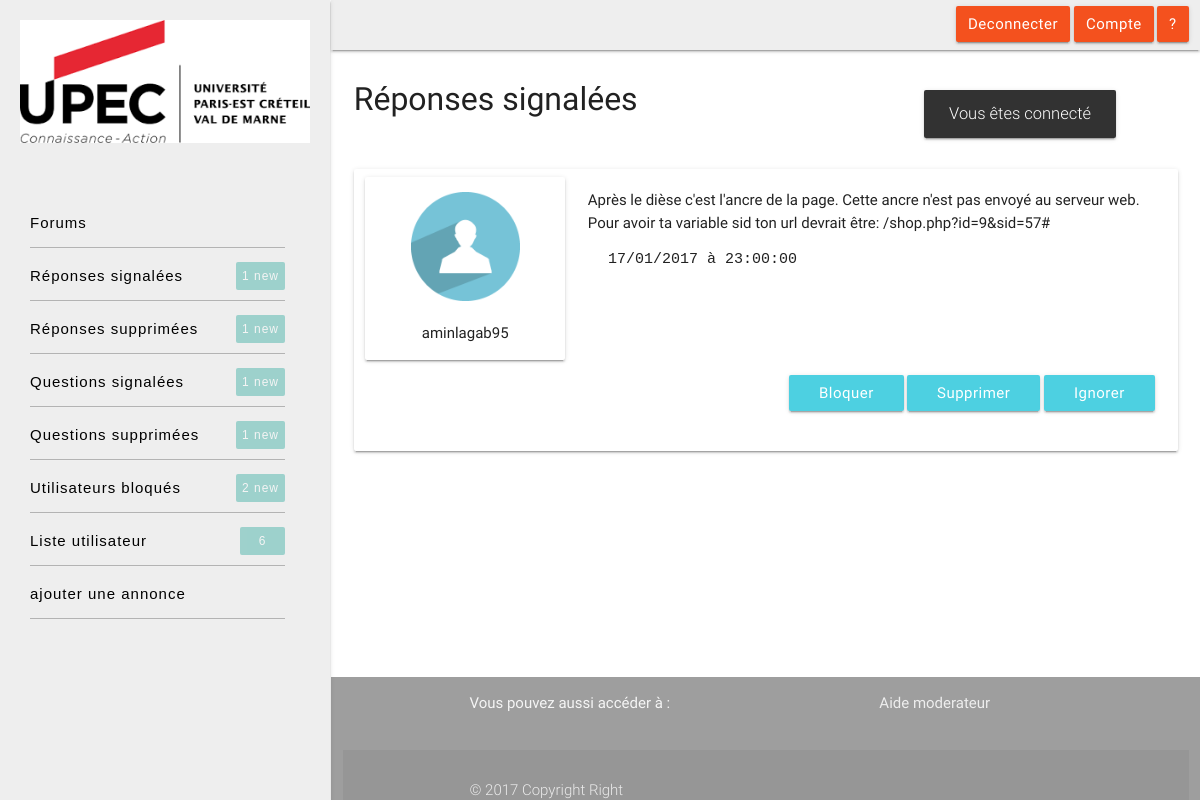
/moderateur/repSignaler.php (signed in), run on the app's committed database.
### tables this page shows
CREATE TABLE `reponse` (
  `id_rep` int(11) NOT NULL,
  `id_question` int(11) NOT NULL,
  `email` varchar(50) NOT NULL,
  `rep` text NOT NULL,
  `supprime` tinyint(1) NOT NULL DEFAULT '0',
  `date_rep` datetime NOT NULL
);

CREATE TABLE `user` (
  `email` varchar(50) NOT NULL,
  `type` char(1) NOT NULL DEFAULT 'u',
  `nom` varchar(50) NOT NULL,
  `prenom` varchar(50) NOT NULL,
  `pseudo` varchar(50) NOT NULL,
  `age` int(11) NOT NULL,
  `mdp` varchar(50) NOT NULL,
  `bloquer` tinyint(1) DEFAULT '0'
);

### moderateur/part_mod/msg_sign.php (the view, shortened to what this page needs)
<?php
        echo'<div class="col s12 row">
            ';
            try{
                $pdo_options[PDO::ATTR_ERRMODE] = PDO::ERRMODE_EXCEPTION;
                $bdd = new PDO('mysql:host=localhost;dbname=id1227213_mydb', 'id1227213_abc', '', $pdo_options);
                $bdd->exec("set names utf8");
                $reponse = $bdd->query('SELECT DISTINCT(i.id_rep), rep, DATE_FORMAT(date_rep, "%d/%m/%Y à %H:%i:%s") AS date, pseudo,bloquer, i.email FROM reponse AS i INNER JOIN signaler_rep AS s ON i.id_rep=s.id_rep INNER JOIN user AS u ON i.email=u.email');
                $i=3;
               while ($donnees_msg_sign = $reponse->fetch()){
                echo'
                    <div class="col s12 card-panel">
                        <div class="col l3 m3 s4 offset-s4 center-align card-panel" id="author">
                            <div class="col s12">
                                <img src="./img/person-icon.png" width="70%" class="responsive-img" alt="" style="margin-top:15px">
                                <p class="center-align">'.$donnees_msg_sign["pseudo"].'</p>
                            </div>
                        </div>
                        <div class="col l9 m9 s12 answer">
                            <div class="col s12 row" style="margin-top:20px;">
                                <span>'.nl2br(htmlspecialchars($donnees_msg_sign["rep"])).'</span>
                                <pre class="col s12 row"> '.$donnees_msg_sign["date"].'</pre>
                            </div>
                        </div>
                        <div class="col s12 row">
                            <div class="right-align row">';
                            $i++;
                            $bloque= $donnees_msg_sign["bloquer"];
                            echo'<a class=" waves-effect waves-orange btn #4dd0e1 cyan lighten-2" href="#modal'.$i.'">';
                            if ($bloque==0){
                                echo 'Bloquer';
                            }else{ echo 'Débloquer'; }
                            echo '</a>
                            <div id="modal'.$i.'" class="modal">
                                <div class="modal-content">
                                    <h4>Voulez vous vraiment bloquer le contacte  ?</h4>
                                </div>
                                <div class="modal-footer">
                                    <a  class=" modal-action modal-close waves-effect waves-green btn-flat #4dd0e1 cyan lighten-2 white-text" href="./part_mod/sql_rep.php?val=';
                                    if ($bloque==0){ echo '1'; }else{ echo '0'; }
                                    echo '&ps='.$donnees_msg_sign["email"].'&dest=0">valider</a>
                                    <a href="#!" class="modal-action modal-close waves-effect waves-green btn-flat #4dd0e1 cyan lighten-2 white-text" style="margin-right:6px">annuler</a>
                                </div>
                            </div> ';
                            echo'<a class="waves-effect waves-orange btn #4dd0e1 cyan lighten-2" href="#modale'.$i.'" >supprimer</a>
                                <div id="modale'.$i.'" class="modal">
                                    <div class="modal-content">
                                        <h4>Voulez vous vraiment supprimer le message ?</h4>
                                    </div>
                                    <div class="modal-footer">
                                        <a class=" modal-action modal-close waves-effect waves-green btn-flat #4dd0e1 cyan lighten-2 white-text" href="./part_mod/sql_rep.php?sup=1&id='.$donnees_msg_sign["id_rep"].'"  >valider</a>
                                        <a href="#!" class=" modal-action modal-close waves-effect waves-green btn-flat #4dd0e1 cyan lighten-2 white-text" style="margin-right:6px">annuler</a>
                                    </div>
                                </div>
                                <a  class="waves-effect waves-orange btn #4dd0e1 cyan lighten-2" href="./part_mod/sql_rep.php?id='.$donnees_msg_sign["id_rep"].'">ignorer</a>
                            </div>
                        </div>
                    </div>';
                }
            }
            catch (Exception $e){
                die('Erreur : ' . $e->getMessage());
            }
        echo '</div>';
?>

### assets/css/main.css (style rules this page uses)
.btn, .btn-flat { text-transform: capitalize; }

### data on the page
reponse: email.pseudo "aminlagab95", rep "Après le dièse c'est l'ancre de la page. Cette ancre n'est pas envoyé au serveur web. Pour avoir ta variable sid ton url devrait être: /shop.php?id=9&sid=57#", date "17/01/2017 à 23:00:00"

### other printed values
$donnees["nb_rep_sign"] "1"
$donnees["nb_rep_sup"] "1"
$donnees["nb_quest_sign"] "1"
$donnees["nb_quest_sup"] "1"
$donnees["nb_user_b"] "2"
$donnees["nb_user"] "6"
